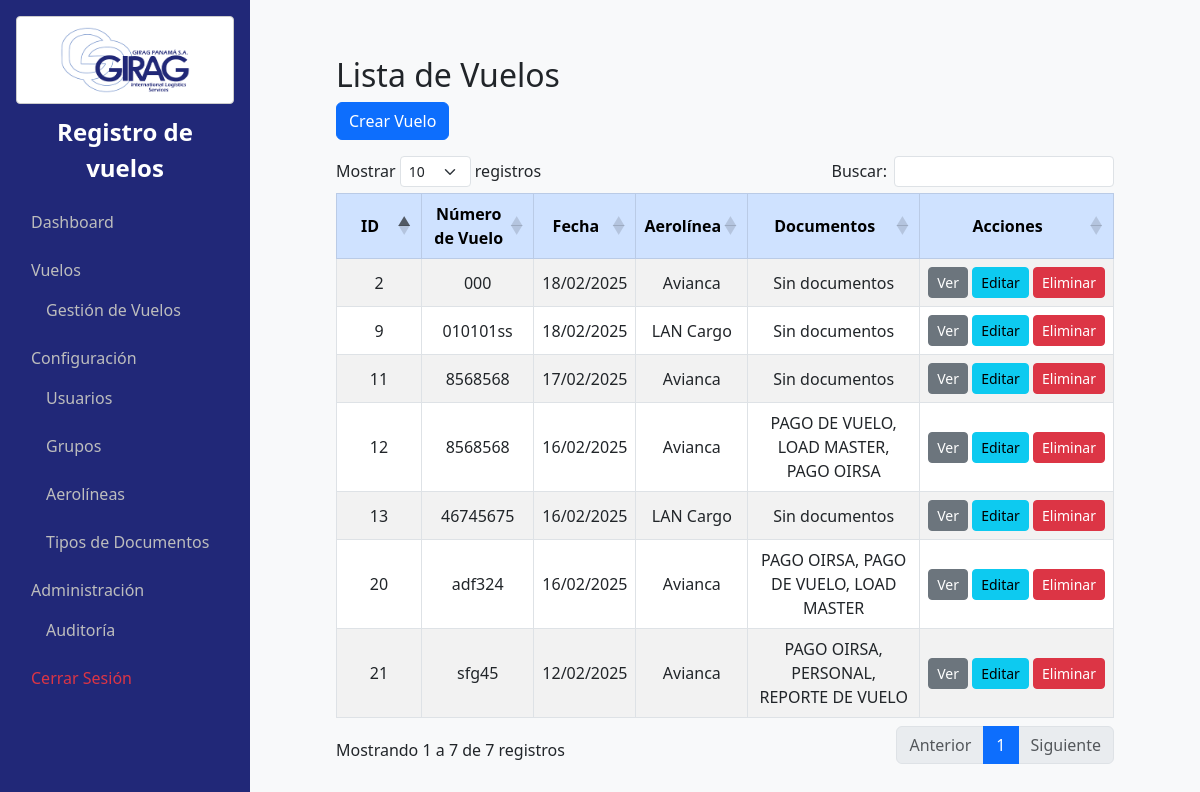
The page /flights/ (signed in) on the database its author committed.
### main/models/flight.py (models this page shows, shortened)
class Flight(models.Model):
    flight_number = models.CharField(max_length=50)
    date = models.DateField()
    airline = models.ForeignKey(Airline, on_delete=models.PROTECT)  # o SET_NULL, según prefieras
    created_by = models.ForeignKey(User, on_delete=models.SET_NULL, null=True)

### main/models/airline.py (models this page shows)
class Airline(models.Model):
    name = models.CharField(max_length=100, unique=True)
    def __str__(self):
        return self.name

### main/models/document.py (models this page shows, shortened)
class Document(models.Model):
    doc_type = models.CharField(max_length=50)
    file = models.FileField(upload_to=generate_document_filename)
    flight = models.ForeignKey(Flight, on_delete=models.CASCADE, related_name='documents')

### main/views/flight_views.py (the view)
# urls.py: path('flights/', manage_flights, name='manage_flights'),
@login_required
def manage_flights(request):
    flights = Flight.objects.all().order_by('date')
    for flight in flights:
        flight.date = format(flight.date, "d/m/Y")
    return render(request, 'main/manage_flights.html', {'flights': flights})

### main/templates/main/manage_flights.html (shortened to what this page needs)
{% extends "main/base_dashboard.html" %}
{% block dashboard_content %}
<div class="container">
  <h2 class="mt-4">Lista de Vuelos</h2>
  <a href="{% url 'create_flight' %}" class="btn btn-primary mb-3">Crear Vuelo</a>
  <table class="table table-striped sortable">
    <thead class="table-primary">
      <tr>
        <th>ID</th>
        <th>Número de Vuelo</th>
        <th>Fecha</th>
        <th>Aerolínea</th>
        <th>Documentos</th>
        <th>Acciones</th>
      </tr>
    </thead>
    <tbody>
      {% for flight in flights %}
      <tr>
        <td>{{ flight.id }}</td>
        <td>{{ flight.flight_number }}</td>
        <td>{{ flight.date }}</td>
        <td>{{ flight.airline }}</td>
        <td>
          {% for doc in flight.documents.all %}
            {{ doc.doc_type }}{% if not forloop.last %}, {% endif %}
          {% empty %}
            Sin documentos
          {% endfor %}
        </td>
        <td>
          <a href="{% url 'flight_detail' flight.id %}" class="btn btn-sm btn-secondary">Ver</a>
          <a href="{% url 'edit_flight' flight.id %}" class="btn btn-sm btn-info">Editar</a>
          <a href="{% url 'delete_flight' flight.id %}" class="btn btn-sm btn-danger"
             onclick="return confirm('¿Estás seguro de eliminar este vuelo?');">Eliminar</a>
        </td>
      </tr>
      {% endfor %}
    </tbody>
  </table>
</div>
{% endblock %}

### main/templates/main/base.html (style rules this page uses)
body { background-color: #f8f9fa; margin: 0; padding: 0; }

### main/templates/main/base_dashboard.html (style rules this page uses)
table.dataTable th, table.dataTable td { vertical-align: middle !important; text-align: center !important; }
table.dataTable th:first-child, table.dataTable td:first-child { width: 5%; min-width: 50px; }
table.dataTable th:last-child, table.dataTable td:last-child { width: 18%; min-width: 140px; white-space: nowrap; }

### rows shown on the page
Flight: id "21", flight_number "sfg45", date "12/02/2025", airline "Avianca"
Document: doc_type "PAGO OIRSA"
Document: doc_type "PERSONAL"
Document: doc_type "REPORTE DE VUELO"
Flight: id "12", flight_number "8568568", date "16/02/2025", airline "Avianca"
Document: doc_type "PAGO DE VUELO"
Document: doc_type "LOAD MASTER"
Document: doc_type "PAGO OIRSA"
Flight: id "13", flight_number "46745675", date "16/02/2025", airline "LAN Cargo"
Flight: id "20", flight_number "adf324", date "16/02/2025", airline "Avianca"
Document: doc_type "PAGO OIRSA"
Document: doc_type "PAGO DE VUELO"
Document: doc_type "LOAD MASTER"
Flight: id "11", flight_number "8568568", date "17/02/2025", airline "Avianca"
Flight: id "2", flight_number "000", date "18/02/2025", airline "Avianca"
Flight: id "9", flight_number "010101ss", date "18/02/2025", airline "LAN Cargo"
